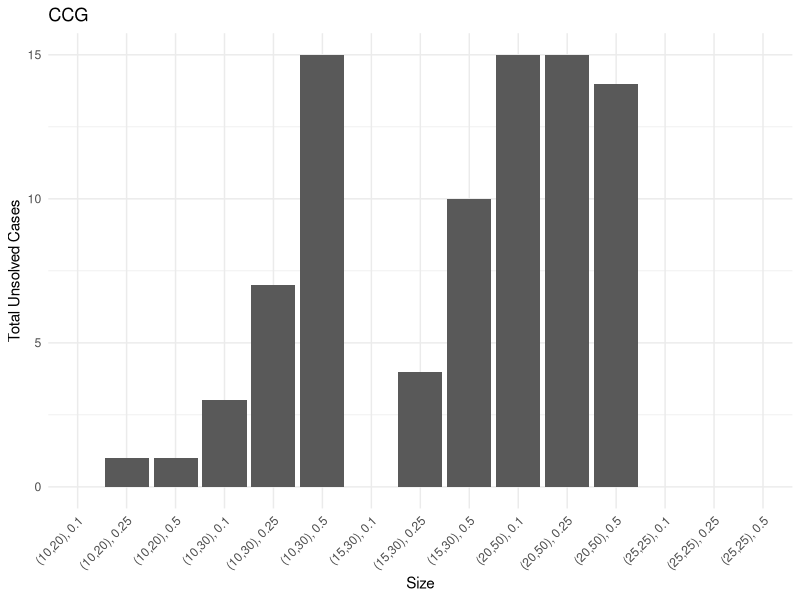
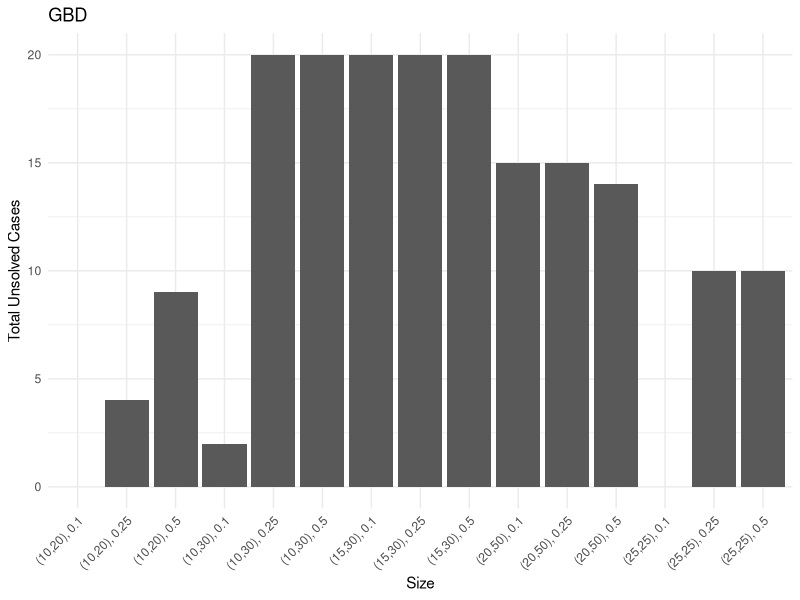
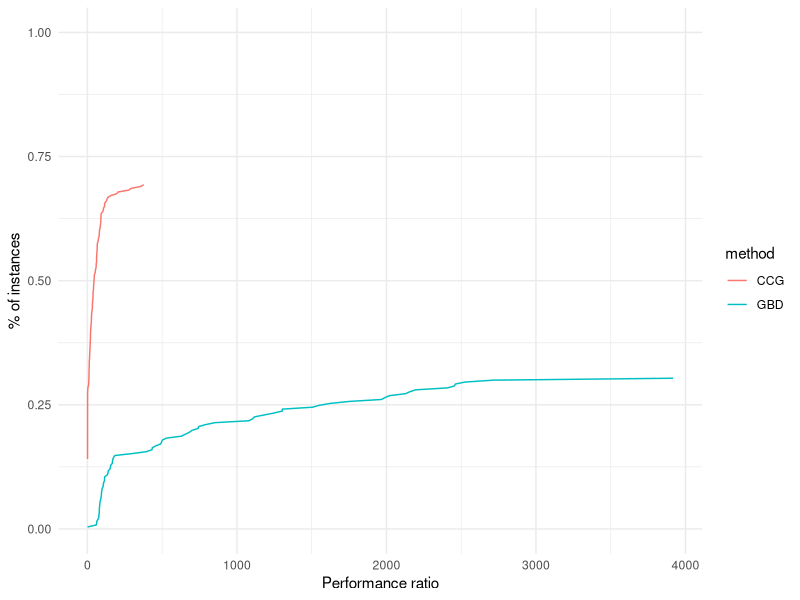
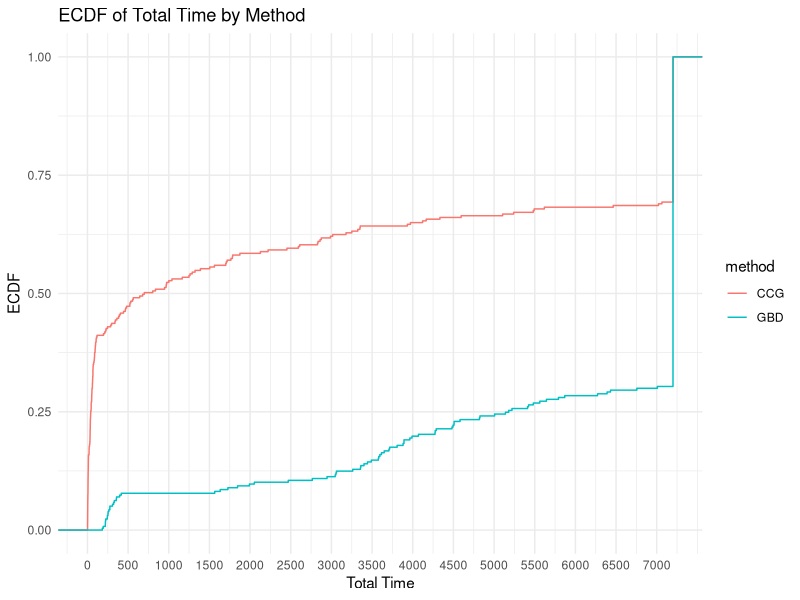
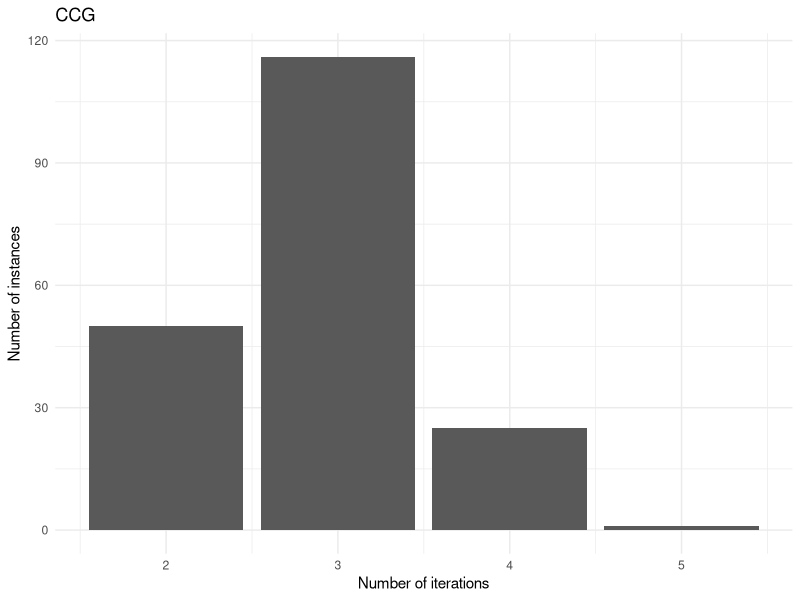
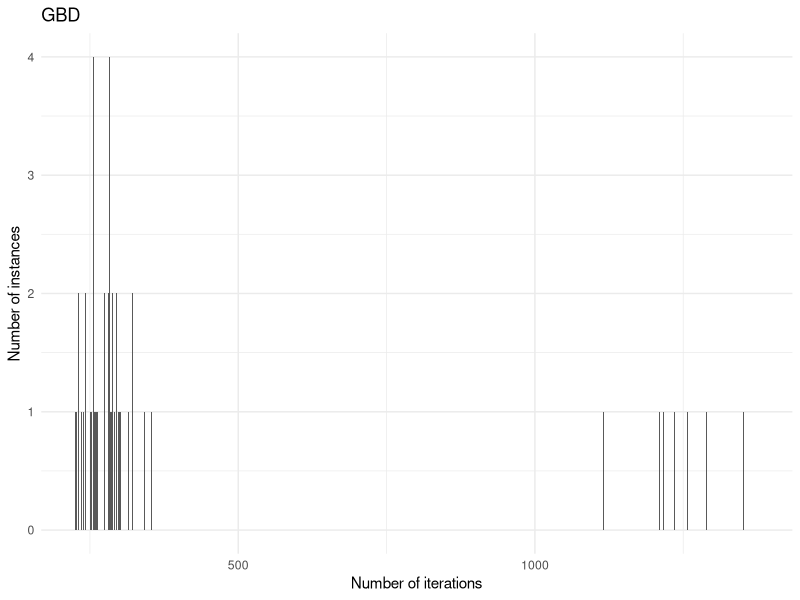
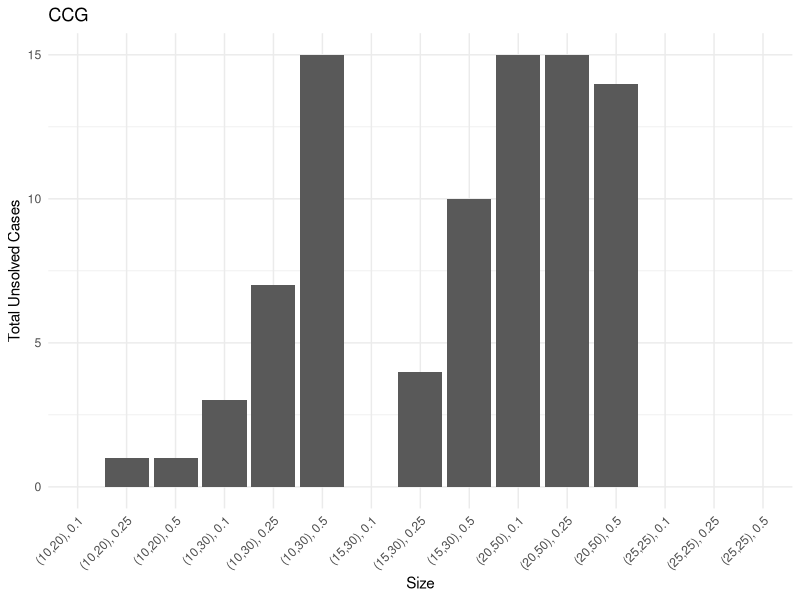
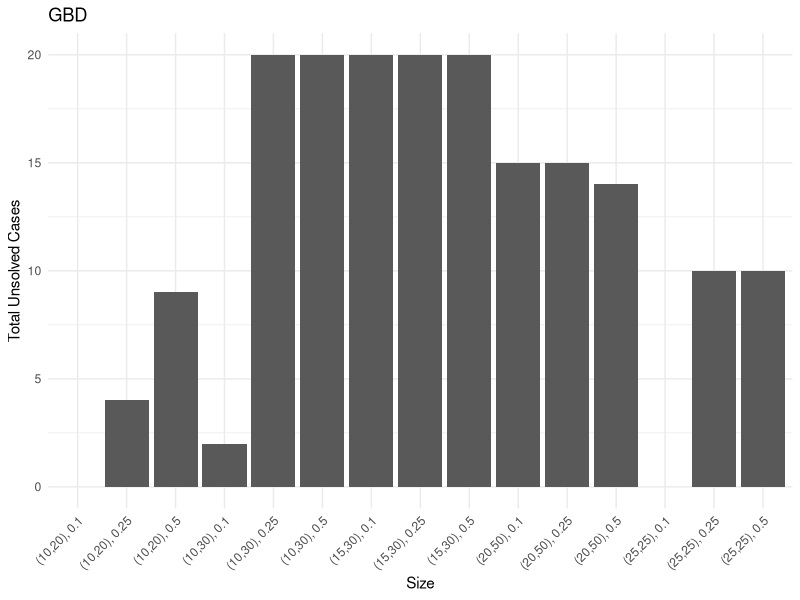

Source code (R) for these figures, in order:
## ---- chunk 1
library(rmarkdown)
library(kableExtra)
library(ggplot2)
suppressPackageStartupMessages(library(dplyr))
## ---- chunk 2
results = read.table("./results.csv", header = FALSE, sep = ',')
colnames(results) <- c("tag", "instance", "n_servers", "n_clients", "Gamma", "deviation", "time_limit", "method", "total_time", "master_time", "separation_time", "best_bound", "iteration_count", "fail")
results$tag = NULL
## ---- chunk 3
results$p = results$Gamma / results$n_clients
results$p = ceiling(results$p / .05) * .05
## ---- chunk 4
results$size = paste0("(", results$n_servers, ",", results$n_clients, "), ", results$p)
## ---- chunk 5
results = results[!(results$n_clients == 40),]
#results = results[!(results$n_servers == 25 & results$n_clients == 25),]
## ---- chunk 6
sum(results$fail)
## ---- chunk 7
time_limit = 7200

if (sum(results$fail) > 0) {
  results[results$fail == TRUE,]$total_time = time_limit
}

results$unsolved = results$total_time >= time_limit | results$fail
## ---- chunk 8
paged_table(results)
## ---- chunk 9
for (method in unique(results$method)) {
  
  # Sum of unsolved cases for each size
  sum_unsolved = results[results$method == method,] %>% group_by(size) %>% summarise(total_unsolved = sum(unsolved))
  
  # Create a bar plot
  p = ggplot(sum_unsolved, aes(x = size, y = total_unsolved)) +
    geom_bar(stat = "identity") +
    labs(x = "Size", y = "Total Unsolved Cases", title = method) +
    theme_minimal() +
    theme(axis.text.x = element_text(angle = 45, hjust = 1))
  
  ggsave(paste0("unsolved_", method, ".pdf"), plot = p, width = 10, height = 6)
  
  print(p)
}
## ---- chunk 10
add_performance_ratio = function(dataset, 
                                 criterion_column = "total_time",
                                 unsolved_column = "unsolved",
                                 instance_column = "instance",
                                 solver_column = "solver",
                                 output_column = "performance_ratio") {
  
  # Compute best score for each instance
  best = dataset %>%
    group_by(!!sym(instance_column)) %>%
    mutate(best_solver = min(!!sym(criterion_column)))
  
  # Compute performance ratio for each instance and solver
  result = best %>%
    group_by(!!sym(instance_column), !!sym(solver_column)) %>%
    mutate(!!sym(output_column) := !!sym(criterion_column) / best_solver) %>%
    ungroup()
  
  if (sum(result[,unsolved_column]) > 0) {
    result[result[,unsolved_column] == TRUE,output_column] = max(result[,output_column])
  }

  return (result)
}

plot_performance_profile = function(dataset,
                                    criterion_column,
                                    unsolved_column = "unsolved",
                                    instance_column = "instance",
                                    solver_column = "solver"
                                    ) {
  
  dataset_with_performance_ratios = add_performance_ratio(dataset,
                                                          criterion_column = criterion_column,
                                                          instance_column = instance_column,
                                                          solver_column = solver_column,
                                                          unsolved_column = unsolved_column)
  
  solved_dataset_with_performance_ratios = dataset_with_performance_ratios[!dataset_with_performance_ratios[,unsolved_column],]
  
  compute_performance_profile_point = function(method, data) {
    
    performance_ratios = solved_dataset_with_performance_ratios[solved_dataset_with_performance_ratios[,solver_column] == method,]$performance_ratio
    
    unscaled_performance_profile_point = ecdf(performance_ratios)(data)
    
    n_instances = sum(dataset[,solver_column] == method)
    n_solved_instances = sum(dataset[,solver_column] == method & !dataset[,unsolved_column])
    
    return( unscaled_performance_profile_point * n_solved_instances / n_instances )
  }
  
  perf = solved_dataset_with_performance_ratios %>%
    group_by(!!sym(solver_column)) %>%
    mutate(performance_profile_point = compute_performance_profile_point(unique(!!sym(solver_column)), performance_ratio))
  
  result = ggplot(data = perf, aes(x = performance_ratio, y = performance_profile_point, color = !!sym(solver_column))) +
              geom_line()
  
  return (result)
}

## ---- chunk 11
performance_profile = plot_performance_profile(results, criterion_column = "total_time", solver_column = "method") +
  labs(x = "Performance ratio", y = "% of instances") +
  scale_y_continuous(limits = c(0, 1)) +
  theme_minimal()
print(performance_profile)
ggsave("performance_profile.pdf", plot = performance_profile)
## ---- chunk 12
ggplot(results, aes(x = total_time, color = method)) +
  stat_ecdf(geom = "step") +
  xlab("Total Time") +
  ylab("ECDF") +
  labs(title = "ECDF of Total Time by Method")  +
  scale_x_continuous(breaks = seq(0, max(results$total_time), by = 500), labels = seq(0, max(results$total_time), by = 500)) +
  theme_minimal()
## ---- chunk 13
results_solved = results %>%
  filter(total_time < time_limit) %>%
  group_by(method, n_servers, n_clients, p, deviation) %>%
  summarize(
    solved = n(),
    total_time = mean(total_time),
    master_time = mean(master_time),
    separation_time = mean(separation_time),
    solved_iteration_count = mean(iteration_count),
    .groups = "drop"
  ) %>%
  ungroup()
## ---- chunk 14
results_unsolved <- results %>%
  filter(total_time >= time_limit) %>%
  group_by(method, n_servers, n_clients, p, deviation) %>%
  summarize(
    unsolved = n(),
    unsolved_iteration_count = mean(iteration_count),
    .groups = "drop"
  ) %>%
  ungroup()

results_fail <- results %>%
  filter(fail == TRUE) %>%
  group_by(method, n_servers, n_clients, p, deviation) %>%
  summarize(
    fail = n(),
    .groups = "drop"
  ) %>%
  ungroup()

## ---- chunk 15
final_result <- merge(results_solved, results_unsolved, by = c("method", "n_servers", "n_clients", "p", "deviation"), all = TRUE)
final_result <- merge(final_result, results_fail, by = c("method", "n_servers", "n_clients", "p", "deviation"), all = TRUE)
## ---- chunk 16
knitr::kable(final_result, 
               digits = c(0, 0, 2, 2, 2, 0, 2, 2, 2, 2, 0, 2, 0), 
               col.names = c("Method", "|V_1|", "|V_2|", "p", "dev", "Count", "Total", "Master", "Sepatation", "# Iter", "Count", "# Iter", "# Errors"),
               caption = "Summary table"
             ) %>%
      kable_classic() %>%
      add_header_above(c(" " = 5, "Solved instances" = 5, "Unsolved instances" = 3)
)
## ---- chunk 17
for (method in unique(results$method)) {
  
  p = ggplot(results[results$method == method & results$unsolved == FALSE,], aes(x = iteration_count)) +
    geom_bar() +
    labs(
      title = method,
      x = "Number of iterations",
      y = "Number of instances"
    ) +
    theme_minimal()
    
  print(p) 
}
